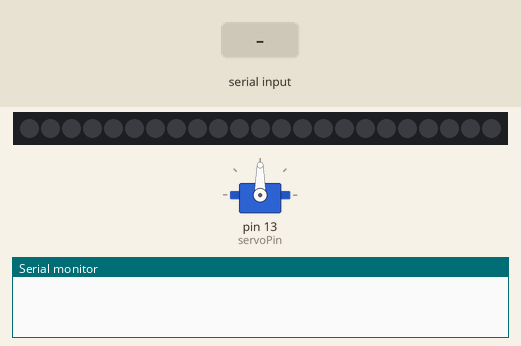
This sketch was run on a simulated Arduino Uno, built with avr-gcc and run on an emulated ATmega328P. Shown: 23 RGB LEDs in strip order, left to right, servo, the last lines printed to the serial monitor. The inputs (shaded band) are chosen by the test bench.

Above: at 1.2 s.
1.3 s: "ON" received over Serial
At 2.65 s:
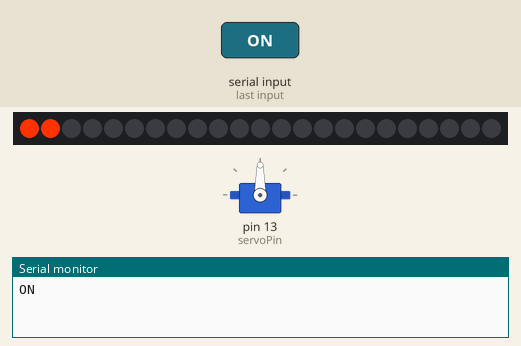
4.3 s: "OFF" received over Serial
At 5.4 s:
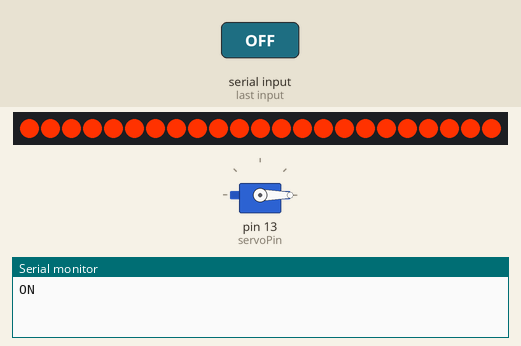
6.3 s: "1" received over Serial
Timing chart, 0 to 9.3 s (numbered marks = the images above; inputs shaded):
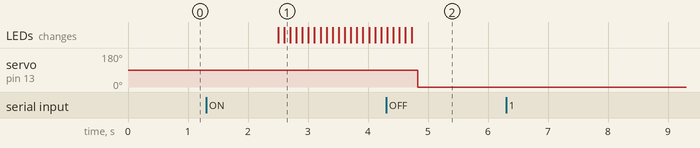

The sketch:

ard_chaser.ino
```cpp
// IF you are unable to upload the file to Arduino then uncomment the "Adafruit_SSD1306.h"
// and "SimpleDHT.h"
//#include <Adafruit_SSD1306.h>
//#include <SimpleDHT.h>
#include <Adafruit_NeoPixel.h>
#ifdef __AVR__
#include <avr/power.h>
#endif
#include <Servo.h>
#define PIN 7
#define NUMPIXELS 23

Adafruit_NeoPixel pixels(NUMPIXELS, PIN, NEO_GRB + NEO_KHZ800);
#define DELAYVAL 100
int servoPin = 13;
Servo Servo1;

int flag;
String data;

void setup()
{
  Serial.begin(9600);
#if defined(__AVR_ATtiny85__) && (F_CPU == 16000000)
  clock_prescale_set(clock_div_1);
#endif

  pixels.begin();
  Servo1.attach(servoPin);
}

void loop()
{
  while( Serial.available() > 0)
  {
    data = Serial.readString();
    Serial.println(data);

    if (data == "ON")
    {
      flag = 1;
    }
    else if(data == "OFF")
    {
      flag = 0;
    }
  }
  if(flag == 1)
    {
      for(int i=0; i<NUMPIXELS; i++) {

        pixels.setPixelColor(i, pixels.Color(255, 50, 0));
        pixels.show();
        delay(DELAYVAL);
      }
      // Make servo go to 0 degrees
      Servo1.write(0);
    }
     else if (flag == 0)
    {
      pixels.clear();
      delay(500);
    }
}
```

Measured:
- after the input at 1.3 s, the LEDs: first change after 1.2 s (image 1 shows a later state)
